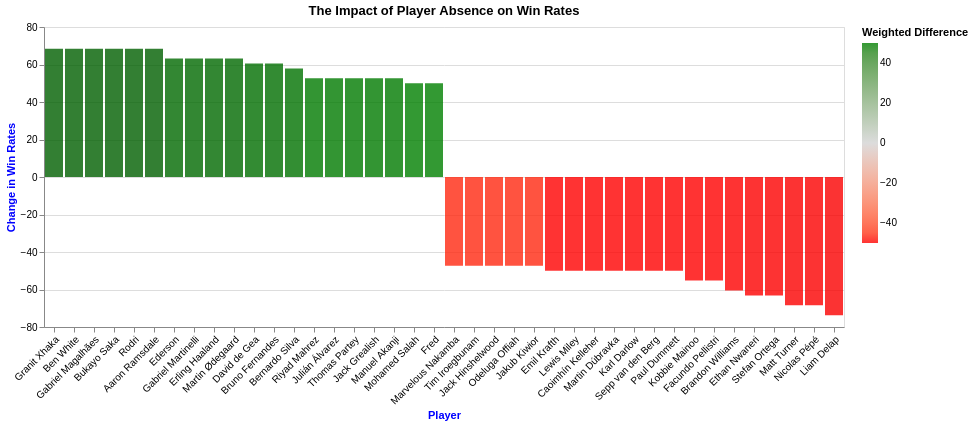

Notebook source saved alongside this figure:
### Markdown cell above
## Query 4 Visualisation: Impact of Injury on Win Rates

**BAR CHART:** Visualisation of the top and bottom 20 players based on win ratios. This shows the players whose absense had the biggest and least impact on their teams team win rate.

### Code cell
# There are 545 players and graphing all of these would not be logical 
# This sort the dataframe based on the weighted difference and then finds the top and bottom players 
df_sorted = winratio_df.sort_values(by='Weighted Difference', ascending=False)
top_20 = df_sorted.head(20)
bottom_20 = df_sorted.tail(20)

# stores the top and bttom 20 players to a new df
sorted_winratio_df = pd.concat([top_20, bottom_20])
winratio_df.reset_index(drop=True, inplace=True)


# Creates a bar chart using this sorted winratio_df
sorted_winratio_chart = alt.Chart(sorted_winratio_df).mark_bar(
    opacity=0.8  # Bar opacity
).encode(
    x=alt.X('Player:N', sort='-y', title='Player', axis=alt.Axis(labelAngle=-45)),
    y=alt.Y('Weighted Difference:Q', title='Change in Win Rates'),
    color=alt.Color('Weighted Difference:Q', 
                      scale=alt.Scale(domain=[-50, 0, 50], 
                                        range=['red', 'lightgray', 'green'])),
    tooltip=['Player:N', 'Weighted Difference:Q']
).configure_axis(
    labelColor='black',  # Axis label color
    titleColor='blue'  # Axis title color
).properties(
    title='The Impact of Player Absence on Win Rates'
)


sorted_winratio_chart

### Figure 1 — Vega-Lite specification as saved in the notebook (floating-point values rounded to 4 significant figures)
{"config": {"view": {"continuousWidth": 300, "continuousHeight": 300}, "axis": {"labelColor": "black", "titleColor": "blue"}}, "data": {"name": "data-e77d78005d4b7ae1f061b99d418da129"}, "mark": {"type": "bar", "opacity": 0.8}, "encoding": {"color": {"field": "Weighted Difference", "scale": {"domain": [-50, 0, 50], "range": ["red", "lightgray", "green"]}, "type": "quantitative"}, "tooltip": [{"field": "Player", "type": "nominal"}, {"field": "Weighted Difference", "type": "quantitative"}], "x": {"axis": {"labelAngle": -45}, "field": "Player", "sort": "-y", "title": "Player", "type": "nominal"}, "y": {"field": "Weighted Difference", "title": "Change in Win Rates", "type": "quantitative"}}, "title": "The Impact of Player Absence on Win Rates", "$schema": "https://vega.github.io/schema/vega-lite/v5.20.1.json", "datasets": {"data-e77d78005d4b7ae1f061b99d418da129": [{"Player": "Granit Xhaka", "Playing Win Ratio (%)": 70.27, "Not Playing Win Ratio (%)": 0.0, "Matches Played": 37, "Games Missed": 1, "Weighted Difference": 68.42}, {"Player": "Ben White", "Playing Win Ratio (%)": 68.42, "Not Playing Win Ratio (%)": 0.0, "Matches Played": 38, "Games Missed": 0, "Weighted Difference": 68.42}, {"Player": "Gabriel Magalhães", "Playing Win Ratio (%)": 68.42, "Not Playing Win Ratio (%)": 0.0, "Matches Played": 38, "Games Missed": 0, "Weighted Difference": 68.42}, {"Player": "Bukayo Saka", "Playing Win Ratio (%)": 68.42, "Not Playing Win Ratio (%)": 0.0, "Matches Played": 38, "Games Missed": 0, "Weighted Difference": 68.42}, {"Player": "Rodri", "Playing Win Ratio (%)": 75.0, "Not Playing Win Ratio (%)": 50.0, "Matches Played": 36, "Games Missed": 2, "Weighted Difference": 68.42}, {"Player": "Aaron Ramsdale", "Playing Win Ratio (%)": 68.42, "Not Playing Win Ratio (%)": 0.0, "Matches Played": 38, "Games Missed": 0, "Weighted Difference": 68.42}, {"Player": "Ederson", "Playing Win Ratio (%)": 74.29, "Not Playing Win Ratio (%)": 66.67, "Matches Played": 35, "Games Missed": 3, "Weighted Difference": 63.16}, {"Player": "Gabriel Martinelli", "Playing Win Ratio (%)": 69.44, "Not Playing Win Ratio (%)": 50.0, "Matches Played": 36, "Games Missed": 2, "Weighted Difference": 63.16}, {"Player": "Erling Haaland", "Playing Win Ratio (%)": 74.29, "Not Playing Win Ratio (%)": 66.67, "Matches Played": 35, "Games Missed": 3, "Weighted Difference": 63.16}, {"Player": "Martin Ødegaard", "Playing Win Ratio (%)": 67.57, "Not Playing Win Ratio (%)": 100.0, "Matches Played": 37, "Games Missed": 1, "Weighted Difference": 63.16}, {"Player": "David de Gea", "Playing Win Ratio (%)": 60.53, "Not Playing Win Ratio (%)": 0.0, "Matches Played": 38, "Games Missed": 0, "Weighted Difference": 60.53}, {"Player": "Bruno Fernandes", "Playing Win Ratio (%)": 62.16, "Not Playing Win Ratio (%)": 0.0, "Matches Played": 37, "Games Missed": 1, "Weighted Difference": 60.53}, {"Player": "Bernardo Silva", "Playing Win Ratio (%)": 73.53, "Not Playing Win Ratio (%)": 75.0, "Matches Played": 34, "Games Missed": 4, "Weighted Difference": 57.89}, {"Player": "Riyad Mahrez", "Playing Win Ratio (%)": 80.0, "Not Playing Win Ratio (%)": 50.0, "Matches Played": 30, "Games Missed": 8, "Weighted Difference": 52.63}, {"Player": "Julián Álvarez", "Playing Win Ratio (%)": 77.42, "Not Playing Win Ratio (%)": 57.14, "Matches Played": 31, "Games Missed": 7, "Weighted Difference": 52.63}, {"Player": "Thomas Partey", "Playing Win Ratio (%)": 69.7, "Not Playing Win Ratio (%)": 60.0, "Matches Played": 33, "Games Missed": 5, "Weighted Difference": 52.63}, {"Player": "Jack Grealish", "Playing Win Ratio (%)": 85.71, "Not Playing Win Ratio (%)": 40.0, "Matches Played": 28, "Games Missed": 10, "Weighted Difference": 52.63}, {"Player": "Manuel Akanji", "Playing Win Ratio (%)": 82.76, "Not Playing Win Ratio (%)": 44.44, "Matches Played": 29, "Games Missed": 9, "Weighted Difference": 52.63}, {"Player": "Mohamed Salah", "Playing Win Ratio (%)": 50.0, "Not Playing Win Ratio (%)": 0.0, "Matches Played": 38, "Games Missed": 0, "Weighted Difference": 50.0}, {"Player": "Fred", "Playing Win Ratio (%)": 60.0, "Not Playing Win Ratio (%)": 66.67, "Matches Played": 35, "Games Missed": 3, "Weighted Difference": 50.0}, {"Player": "Marvelous Nakamba", "Playing Win Ratio (%)": 0.0, "Not Playing Win Ratio (%)": 47.37, "Matches Played": 0, "Games Missed": 38, "Weighted Difference": -47.37}, {"Player": "Tim Iroegbunam", "Playing Win Ratio (%)": 0.0, "Not Playing Win Ratio (%)": 47.37, "Matches Played": 0, "Games Missed": 38, "Weighted Difference": -47.37}, {"Player": "Jack Hinshelwood", "Playing Win Ratio (%)": 0.0, "Not Playing Win Ratio (%)": 48.65, "Matches Played": 1, "Games Missed": 37, "Weighted Difference": -47.37}, {"Player": "Odeluga Offiah", "Playing Win Ratio (%)": 0.0, "Not Playing Win Ratio (%)": 50.0, "Matches Played": 2, "Games Missed": 36, "Weighted Difference": -47.37}, {"Player": "Jakub Kiwior", "Playing Win Ratio (%)": 57.14, "Not Playing Win Ratio (%)": 70.97, "Matches Played": 7, "Games Missed": 31, "Weighted Difference": -47.37}, {"Player": "Emil Krafth", "Playing Win Ratio (%)": 0.0, "Not Playing Win Ratio (%)": 51.35, "Matches Played": 1, "Games Missed": 37, "Weighted Difference": -50.0}, {"Player": "Lewis Miley", "Playing Win Ratio (%)": 0.0, "Not Playing Win Ratio (%)": 51.35, "Matches Played": 1, "Games Missed": 37, "Weighted Difference": -50.0}, {"Player": "Caoimhín Kelleher", "Playing Win Ratio (%)": 0.0, "Not Playing Win Ratio (%)": 51.35, "Matches Played": 1, "Games Missed": 37, "Weighted Difference": -50.0}, {"Player": "Martin Dúbravka", "Playing Win Ratio (%)": 0.0, "Not Playing Win Ratio (%)": 52.78, "Matches Played": 2, "Games Missed": 36, "Weighted Difference": -50.0}, {"Player": "Karl Darlow", "Playing Win Ratio (%)": 0.0, "Not Playing Win Ratio (%)": 50.0, "Matches Played": 0, "Games Missed": 38, "Weighted Difference": -50.0}, {"Player": "Sepp van den Berg", "Playing Win Ratio (%)": 0.0, "Not Playing Win Ratio (%)": 50.0, "Matches Played": 0, "Games Missed": 38, "Weighted Difference": -50.0}, {"Player": "Paul Dummett", "Playing Win Ratio (%)": 0.0, "Not Playing Win Ratio (%)": 50.0, "Matches Played": 0, "Games Missed": 38, "Weighted Difference": -50.0}, {"Player": "Kobbie Mainoo", "Playing Win Ratio (%)": 100.0, "Not Playing Win Ratio (%)": 59.46, "Matches Played": 1, "Games Missed": 37, "Weighted Difference": -55.26}, {"Player": "Facundo Pellistri", "Playing Win Ratio (%)": 25.0, "Not Playing Win Ratio (%)": 64.71, "Matches Played": 4, "Games Missed": 34, "Weighted Difference": -55.26}, {"Player": "Brandon Williams", "Playing Win Ratio (%)": 0.0, "Not Playing Win Ratio (%)": 60.53, "Matches Played": 0, "Games Missed": 38, "Weighted Difference": -60.53}, {"Player": "Ethan Nwaneri", "Playing Win Ratio (%)": 100.0, "Not Playing Win Ratio (%)": 67.57, "Matches Played": 1, "Games Missed": 37, "Weighted Difference": -63.16}, {"Player": "Stefan Ortega", "Playing Win Ratio (%)": 66.67, "Not Playing Win Ratio (%)": 74.29, "Matches Played": 3, "Games Missed": 35, "Weighted Difference": -63.16}, {"Player": "Matt Turner", "Playing Win Ratio (%)": 0.0, "Not Playing Win Ratio (%)": 68.42, "Matches Played": 0, "Games Missed": 38, "Weighted Difference": -68.42}, {"Player": "Nicolas Pépé", "Playing Win Ratio (%)": 0.0, "Not Playing Win Ratio (%)": 68.42, "Matches Played": 0, "Games Missed": 38, "Weighted Difference": -68.42}, {"Player": "Liam Delap", "Playing Win Ratio (%)": 0.0, "Not Playing Win Ratio (%)": 73.68, "Matches Played": 0, "Games Missed": 38, "Weighted Difference": -73.68}]}}
